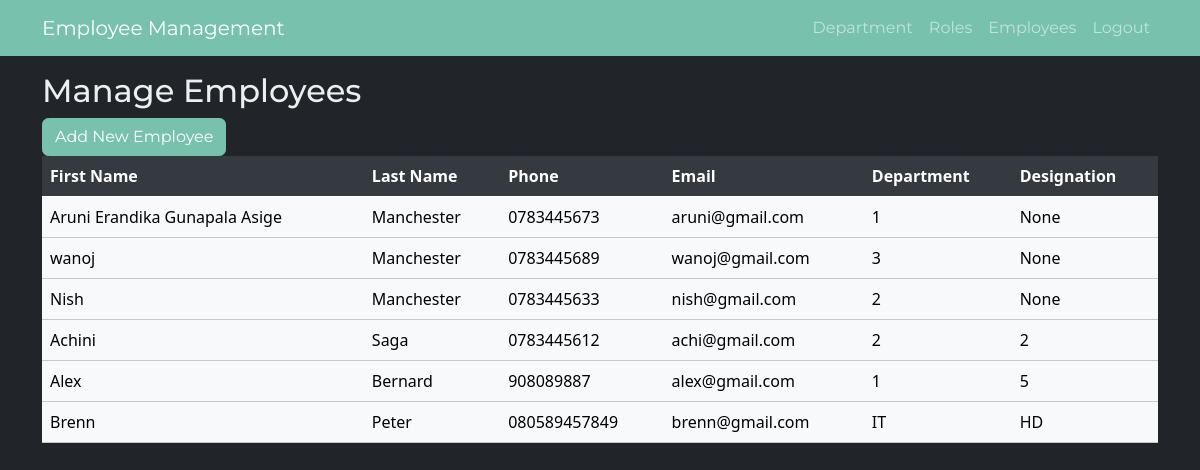
/show_all, run on an earlier commit of the app's database.
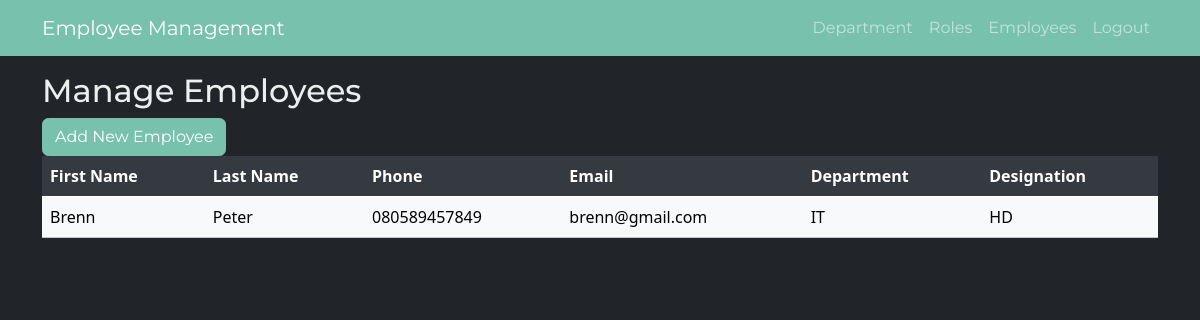
And on a later commit of the database.
### app.py (models this page shows)
class employees(db.Model):
   id = db.Column('eid', db.Integer, primary_key = True, autoincrement = True)
   firstName = db.Column(db.String(100))
   lastName = db.Column(db.String(100))
   phone = db.Column(db.String(50))
   email = db.Column(db.String(200))
   department = db.Column(db.Integer())
   designation = db.Column(db.Integer())
   uid = db.Column(db.Integer())

### app.py (the view)
@app.route('/show_all')
def show_all():
   return render_template('employees.html', employees = employees.query.all() )

### templates/employees.html (shortened to what this page needs)
<!doctype html>
<html lang="en" data-bs-theme="dark">
<head>
  <link href="https://cdn.jsdelivr.net/npm/bootstrap@5.0.2/dist/css/bootstrap.min.css" rel="stylesheet"
>
  <link rel="stylesheet" href="{{url_for('static', filename='bootstrap.css')}}">
  <link rel="stylesheet" href="https://cdn.jsdelivr.net/npm/bootstrap-icons@1.11.2/font/bootstrap-icons.css">
</head>
<body>
  <div class="navbar navbar-expand-lg fixed-top bg-primary" data-bs-theme="dark">
    <div class="container">
      <a href="dashboard" class="navbar-brand">Employee Management</a>
      <div class="collapse navbar-collapse" id="navbarResponsive">
        <ul class="navbar-nav ms-md-auto">
          <li class="nav-item">
            <a class="nav-link" href="departments.html">Department</a>
          </li>
          <li class="nav-item">
            <a class="nav-link" href="roles.html">Roles</a>
          </li>
          <li class="nav-item">
            <a class="nav-link" href="allemployees">Employees</a>
          </li>
          <li class="nav-item">
            <a class="nav-link" href="index.html">Logout</a>
          </li>
        </ul>
      </div>
    </div>
  </div>
  <div class="container">
    <br>
    <br>
    <br>
    <div class="row">
      <div class="bs-component">
        <h2>Manage Employees</h2>
      </div>
      <div class="bs-component">
        <a class="btn btn-primary" href="newemployee" role="button">Add New Employee</a>
      </div>
      <div class="col">
        <table class="table table-light">
          <thead class="table-dark">
            <tr>
              <th scope="col">First Name</th>
              <th scope="col">Last Name</th>
              <th scope="col">Phone</th>
              <th scope="col">Email</th>
              <th scope="col">Department</th>
              <th scope="col">Designation</th>
            </tr>
          </thead>
          <tbody>
            {% for employee in employees %}
            <tr>
              <td>{{employee.firstName}}</td>
              <td>{{employee.lastName}}</td>
              <td>{{employee.phone}}</td>
              <td>{{employee.email}}</td>
              <td>{{employee.department}}</td>
              <td>{{employee.designation}}</td>
              </tr>
            {% endfor %}
          </tbody>
        </table>
      </div>
    </div>
  </div>
</body>
</html>

What changed in the data, as far as the page shows it:
removed employees: firstName "Aruni Erandika Gunapala Asige", lastName "Manchester", phone "0783445673", email "aruni@gmail.com", department "1", designation "None"
removed employees: firstName "wanoj", lastName "Manchester", phone "0783445689", email "wanoj@gmail.com", department "3", designation "None"
removed employees: firstName "Nish", lastName "Manchester", phone "0783445633", email "nish@gmail.com", department "2", designation "None"
removed employees: firstName "Achini", lastName "Saga", phone "0783445612", email "achi@gmail.com", department "2", designation "2"
removed employees: firstName "Alex", lastName "Bernard", phone "908089887", email "alex@gmail.com", department "1", designation "5"
